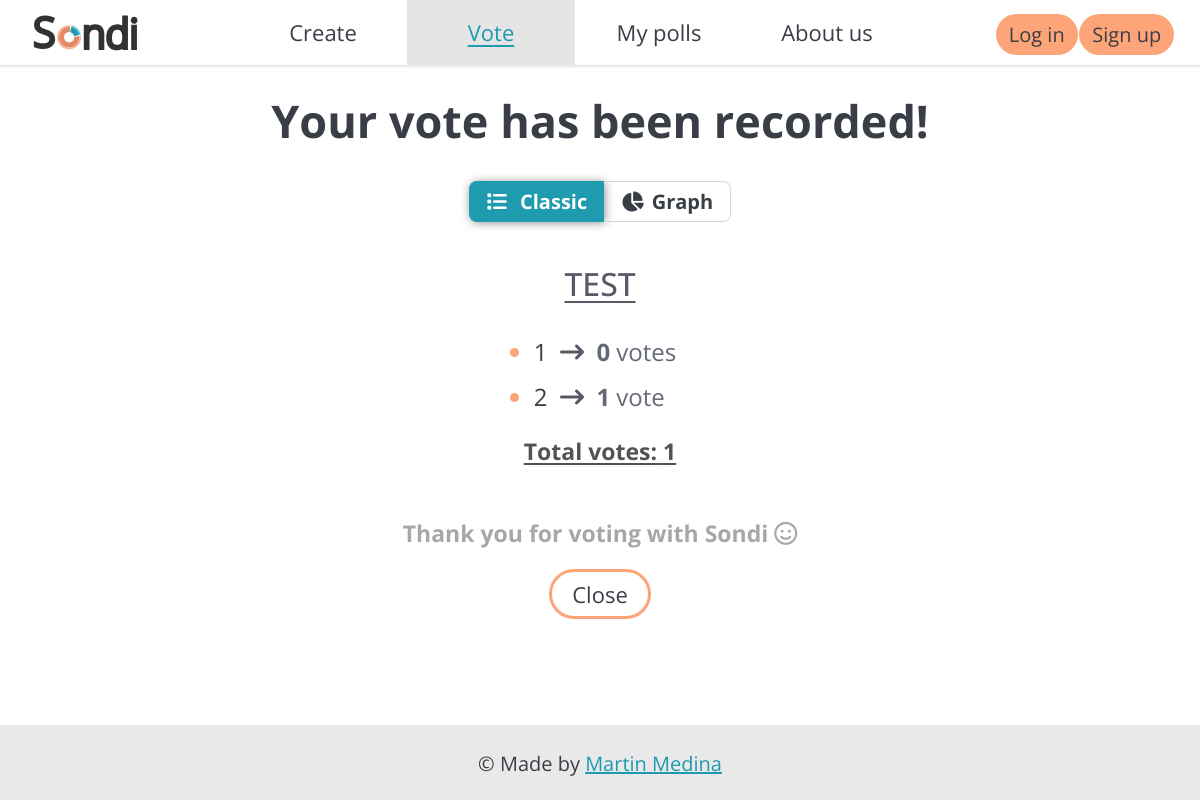
Screenshot of /polls/results/1/ with the database file from the repository.
### polls/models.py (models this page shows, shortened)
class Question(models.Model):
    question_text = models.CharField(max_length=200, blank=False)
    pub_date = models.DateTimeField("date published")
    code = models.CharField(max_length=6, blank=False, unique=True)
    VISIBILITY_CHOICES=[
        ('private', 'Private'),
        ('public', 'Public')
    ]
    visibility = models.CharField(blank=False, default='private', max_length=7,
                                  choices=VISIBILITY_CHOICES)

class Choice(models.Model):
    question = models.ForeignKey(Question, on_delete=models.CASCADE)
    choice_text = models.CharField(max_length=200, blank=False)
    votes = models.IntegerField(default=0)

### polls/views.py (the view)
# urls.py: path("results/<int:pk>/", views.ResultsView.as_view(), name="results"),
class ResultsView(generic.DetailView):
    model = Question
    template_name = "polls/results.html"
    def get_context_data(self, **kwargs):
        context = super().get_context_data(**kwargs)
        question = self.get_object()
        total_votes = question.choice_set.aggregate(total_votes=Sum('votes'))['total_votes']
        context['total_votes'] = total_votes
        datapoints = []
        for choice in question.choice_set.all():
            votes_percentage = choice.votes*100/total_votes
            datapoints.append({"label": choice.choice_text, "y": votes_percentage})
        context['datapoints'] = json.dumps(datapoints) # Convert datapoints into a JSON string
        return context

### polls/templates/polls/results.html (shortened to what this page needs)
{% extends "base.html" %}
{% block css %}
{% load static %}
{% static 'polls/style.css' %}
{% endblock %}
{% block voteSelected %}
class="selected"
{% endblock %}
{% block content %}
<main id="results-main">
    <h1>Your vote has been recorded!</h1>
    <div class="list-switch" id="view-type-bar">
        <ul>
            <li id="classic" onclick="classicSelected()" class="selected"><i class="fa-solid fa-list"></i> Classic</li>
            <li id="graph" onclick="graphSelected()" class=""><i class="fa-solid fa-chart-pie"></i>Graph</li>
        </ul>
    </div>
    <div id="classic-display">
        <h2 id="question-text">{{ question.question_text }}</h2>
        <div class="choice-list">
            <ul>
                {% for choice in question.choice_set.all %}
                    <li>
                        <span>{{ choice.choice_text }}&nbsp;</span>
                        <i class="fa-solid fa-arrow-right-long"></i>
                        <span class="number-votes">&nbsp;<strong>{{ choice.votes }}</strong> vote{{ choice.votes|pluralize }}</span>
                    </li>
                {% endfor %}
            </ul>
            <p>Total votes: {{ total_votes }}</p>
        </div>
    </div>
    <h3>Thank you for voting with Sondi <i class="fa-regular fa-face-smile"></i></h3>
    <a href="{% url 'home:index' %}" class="button">Close</a>
</main>
{% endblock %}

### static/base.css (style rules this page uses)
html, body { height: 100%; }
body { width: 100%; background-color: #fffffffc; font-family: "Open sans", sans-serif; font-size: 22px; color: #393e46; margin: 0; display: flex; flex-direction: column; }
.selected { background-color: #e5e5e5 !important; color: #1e9baf; text-decoration-color: #1e9baf !important; text-decoration: underline; text-decoration-thickness: 1.5px; text-underline-offset: 4px; }
main { text-align: center; flex: 1; margin: 65px 0; }
main h1 { font-size: 45px; margin-top: 25px; margin-bottom: 25px; }
main p { margin: 0; }
main ul li { text-align: left; color: #393e46; margin-top: 0; margin-bottom: 10px; }
main ul li::marker { color: #fda579; }
.button { text-decoration: none; color: #393e46; border-radius: 40px; border: solid #fda579 3px; background-color: #fffffffc; padding: 7px 20px }

### polls/static/polls/style.css (style rules this page uses)
h2 { font-size: 32px; font-weight: 450; color: #555a64; margin-bottom: 15px; text-decoration: underline; text-decoration-thickness: 2px; text-underline-offset: 5px; }
h3 { color: #919191; }
.list-switch ul { padding-left: 0; display: flex; flex-direction: row; justify-content: center; }
.list-switch li.selected { text-decoration: none; background-color: #1e9baf !important; color: #FFF; box-shadow: 1px 1px 10px #929292; border-color: #1e9baf; }
.list-switch i { margin-right: 8px; }
#results-main h2 { font-size: 32px; margin-bottom: 30px; margin-top: 40px; }
#results-main li { margin-bottom: 12px; font-size: 24px; }
#results-main h3 { color: #a7a7a7; font-size: 23px; margin: 30px; }
#view-type-bar ul { margin: 30px; }
#view-type-bar ul li { margin-bottom: 0; font-size: 20px; }
.choice-list ul { display: inline-block; margin: 0 30px 10px 0; }
.choice-list i { color: #555a64; }
.number-votes { color: #646a75; }
.choice-list p { font-size: 23px; font-weight: bold; color: #535353; text-decoration: underline; text-decoration-thickness: 2px; text-underline-offset: 3px; margin-bottom: 50px; }

### rows the page displays
Question: question_text "TEST"
Choice: choice_text "1", votes "0"
Choice: choice_text "2", votes "1"

### other values shown
{{ total_votes }} "1"
